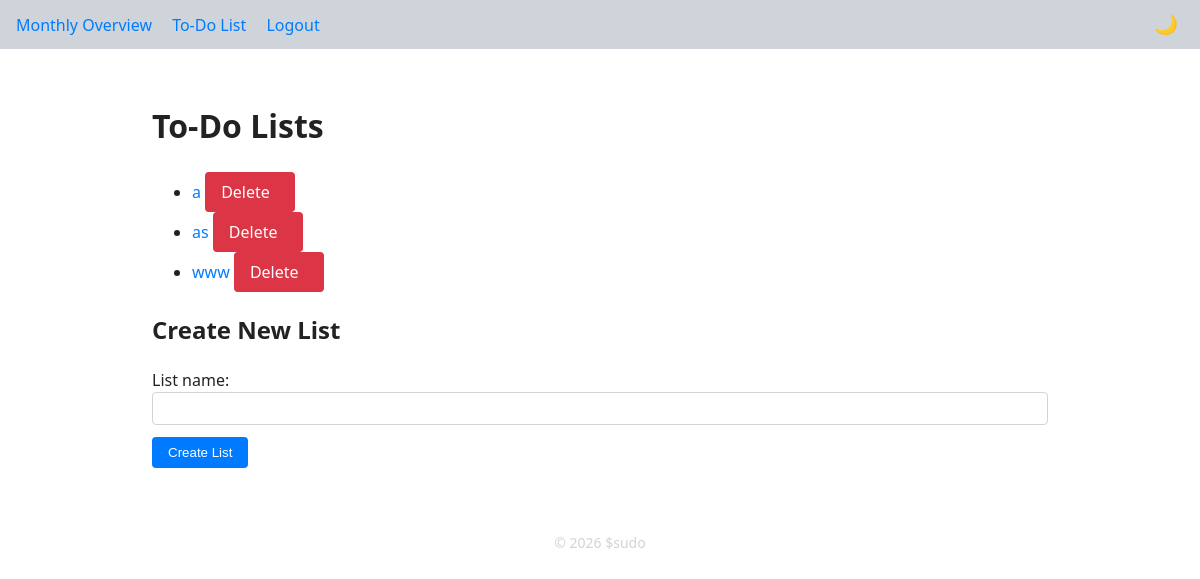
Page /todolists (signed in) on the committed database.
### app/models.py (models this page shows)
class TodoList(db.Model):
    __tablename__ = 'todo_lists'
    id = db.Column(db.Integer, primary_key=True)
    user_id = db.Column(db.Integer, db.ForeignKey('users.id'), nullable=False)
    name = db.Column(db.String(200), nullable=False)
    items = db.relationship(
        'TodoItem',
        backref='todo_list',
        lazy='dynamic',
        cascade='all, delete-orphan',
    )

### app/routes/todo.py (the view, shortened to what this page needs)
@bp.route('/todolists', methods=['GET', 'POST'])
@login_required
def todolists():
    todo_lists = (
        TodoList.query.filter_by(user_id=current_user.id)
        .order_by(TodoList.id)
        .all()
    )
    return render_template('todo/lists.html', todo_lists=todo_lists)

### app/__init__.py (called while the page is built)
def create_app(config_name: str = 'development') -> Flask:
    app = Flask(__name__, instance_relative_config=True)
    from .config import DevelopmentConfig, ProductionConfig
    config_cls = {
        'development': DevelopmentConfig,
        'production': ProductionConfig
    }[config_name]
    app.config.from_object(config_cls)
    try:
        os.makedirs(app.instance_path, exist_ok=True)
    except OSError as exc:  # pragma: no cover
        raise RuntimeError(f'Failed to create instance folder: {exc}')
    db.init_app(app)
    login_manager.init_app(app)
    csrf.init_app(app)
    from .routes import bp as main_bp
    app.register_blueprint(main_bp)
    with app.app_context():
        db.create_all()
    @app.context_processor
    def inject_current_year():
        return {'current_year': __import__('datetime').datetime.utcnow().year}
    return app

### app/models.py (called while the page is built)
@login_manager.user_loader
def load_user(user_id: str):
    return User.query.get(int(user_id))

### app/templates/todo/lists.html (shortened to what this page needs)
{% extends "base.html" %}
{% block content %}
<div class="container">
    <h1>To‑Do Lists</h1>
    {% if todo_lists %}
        <ul class="list-unstyled">
        {% for lst in todo_lists %}
            <li class="list-item">
                <a href="{{ url_for('main.todolist', list_id=lst.id) }}">{{ lst.name }}</a>
                <a href="{{ url_for('main.confirm_delete_list', list_id=lst.id) }}"
                   class="btn delete-btn btn-sm">Delete</a>
            </li>
        {% endfor %}
        </ul>
    {% else %}
        <p>No to‑do lists yet.</p>
    {% endif %}
    <h2>Create New List</h2>
    <form action="{{ url_for('main.todolists') }}" method="post" class="mt-3">
        <div class="form-group">
            <label for="list-name">List name:</label>
            <input type="text" id="list-name" name="name" class="form-control" required>
        </div>
        <button type="submit" class="btn btn-primary mt-2">Create List</button>
    </form>
</div>
{% endblock %}

### app/static/css/style.css (style rules this page uses)
:root { --bg: #ffffff; --text: #222222; --accent: #007bff; --danger: #dc3545; --success: #28a745; --warning: #ffc107; --border: #ced4da; --border-radius: 4px; --font-family: system-ui, sans-serif; }
html, body { margin: 0; padding: 0; font-family: var(--font-family); background: var(--bg); color: var(--text); line-height: 1.5; }
*, *::before, *::after { box-sizing: border-box; }
a { color: var(--accent); text-decoration: none; }
.container { max-width: 960px; margin: 0 auto; padding: 1rem; }
.btn { display: inline-block; min-width: 90px; width: auto; padding: .5rem 1rem; border: none; border-radius: var(--border-radius); background: var(--accent); color: var(--bg); cursor: pointer; }
.btn.delete-btn { background: var(--danger); }
form .form-group { margin-bottom: .75rem; }
form .form-control { width: 100%; padding: .5rem; border: 1px solid var(--border); border-radius: var(--border-radius); background: var(--bg); color: var(--text); }

### rows in the picture
TodoList: name "a"
TodoList: name "as"
TodoList: name "www"

### other values in the picture
{{ current_year }} "2026"
